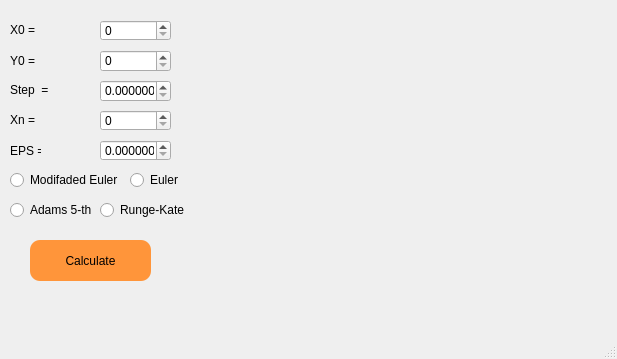
<?xml version="1.0" encoding="UTF-8"?>
<ui version="4.0">
 <class>App</class>
 <widget class="QMainWindow" name="App">
  <property name="geometry">
   <rect>
    <x>0</x>
    <y>0</y>
    <width>617</width>
    <height>359</height>
   </rect>
  </property>
  <property name="windowTitle">
   <string>App</string>
  </property>
  <widget class="QWidget" name="centralwidget">
   <widget class="QPushButton" name="send">
    <property name="geometry">
     <rect>
      <x>30</x>
      <y>240</y>
      <width>121</width>
      <height>41</height>
     </rect>
    </property>
    <property name="styleSheet">
     <string notr="true">QPushButton {
  background-color: rgb(255, 149, 58);

     border-width: 2px;
     border-radius: 10px;
 
}
QPushButton:pressed {
    background-color:  rgb(255, 143, 50);
}</string>
    </property>
    <property name="text">
     <string>Calculate</string>
    </property>
   </widget>
   <widget class="QCustomPlot" name="widget" native="true">
    <property name="geometry">
     <rect>
      <x>190</x>
      <y>0</y>
      <width>411</width>
      <height>311</height>
     </rect>
    </property>
   </widget>
   <widget class="QRadioButton" name="eulerMethod">
    <property name="geometry">
     <rect>
      <x>130</x>
      <y>170</y>
      <width>51</width>
      <height>20</height>
     </rect>
    </property>
    <property name="text">
     <string>Euler</string>
    </property>
   </widget>
   <widget class="QRadioButton" name="modEulerMethod">
    <property name="geometry">
     <rect>
      <x>10</x>
      <y>170</y>
      <width>111</width>
      <height>20</height>
     </rect>
    </property>
    <property name="text">
     <string>Modifaded Euler</string>
    </property>
   </widget>
   <widget class="QRadioButton" name="rungeMethod">
    <property name="geometry">
     <rect>
      <x>100</x>
      <y>200</y>
      <width>89</width>
      <height>20</height>
     </rect>
    </property>
    <property name="text">
     <string>Runge-Kate</string>
    </property>
   </widget>
   <widget class="QRadioButton" name="AdamsMethod">
    <property name="geometry">
     <rect>
      <x>10</x>
      <y>200</y>
      <width>81</width>
      <height>20</height>
     </rect>
    </property>
    <property name="text">
     <string>Adams 5-th</string>
    </property>
   </widget>
   <widget class="QLabel" name="label">
    <property name="geometry">
     <rect>
      <x>10</x>
      <y>20</y>
      <width>31</width>
      <height>20</height>
     </rect>
    </property>
    <property name="text">
     <string>X0 = </string>
    </property>
   </widget>
   <widget class="QSpinBox" name="point_x">
    <property name="geometry">
     <rect>
      <x>100</x>
      <y>20</y>
      <width>71</width>
      <height>21</height>
     </rect>
    </property>
   </widget>
   <widget class="QSpinBox" name="point_y">
    <property name="geometry">
     <rect>
      <x>100</x>
      <y>50</y>
      <width>71</width>
      <height>22</height>
     </rect>
    </property>
   </widget>
   <widget class="QLabel" name="k">
    <property name="geometry">
     <rect>
      <x>10</x>
      <y>50</y>
      <width>31</width>
      <height>21</height>
     </rect>
    </property>
    <property name="text">
     <string>Y0 = </string>
    </property>
   </widget>
   <widget class="QDoubleSpinBox" name="EPS">
    <property name="geometry">
     <rect>
      <x>100</x>
      <y>140</y>
      <width>71</width>
      <height>21</height>
     </rect>
    </property>
    <property name="decimals">
     <number>7</number>
    </property>
    <property name="maximum">
     <double>10000.000000000000000</double>
    </property>
   </widget>
   <widget class="QLabel" name="label_4">
    <property name="geometry">
     <rect>
      <x>10</x>
      <y>140</y>
      <width>31</width>
      <height>21</height>
     </rect>
    </property>
    <property name="text">
     <string>EPS = </string>
    </property>
   </widget>
   <widget class="QSpinBox" name="point_x_end">
    <property name="geometry">
     <rect>
      <x>100</x>
      <y>110</y>
      <width>71</width>
      <height>21</height>
     </rect>
    </property>
    <property name="maximum">
     <number>10000</number>
    </property>
   </widget>
   <widget class="QLabel" name="label_2">
    <property name="geometry">
     <rect>
      <x>10</x>
      <y>110</y>
      <width>31</width>
      <height>20</height>
     </rect>
    </property>
    <property name="text">
     <string>Xn = </string>
    </property>
   </widget>
   <widget class="QLabel" name="label_3">
    <property name="geometry">
     <rect>
      <x>10</x>
      <y>80</y>
      <width>41</width>
      <height>20</height>
     </rect>
    </property>
    <property name="text">
     <string>Step  = </string>
    </property>
   </widget>
   <widget class="QDoubleSpinBox" name="step">
    <property name="geometry">
     <rect>
      <x>100</x>
      <y>80</y>
      <width>71</width>
      <height>22</height>
     </rect>
    </property>
    <property name="decimals">
     <number>7</number>
    </property>
    <property name="maximum">
     <double>10000.000000000000000</double>
    </property>
   </widget>
  </widget>
  <widget class="QMenuBar" name="menubar">
   <property name="geometry">
    <rect>
     <x>0</x>
     <y>0</y>
     <width>617</width>
     <height>22</height>
    </rect>
   </property>
  </widget>
  <widget class="QStatusBar" name="statusbar"/>
 </widget>
 <customwidgets>
  <customwidget>
   <class>QCustomPlot</class>
   <extends>QWidget</extends>
   <header location="global">qcustomplot.h</header>
   <container>1</container>
  </customwidget>
 </customwidgets>
 <resources/>
 <connections/>
</ui>
